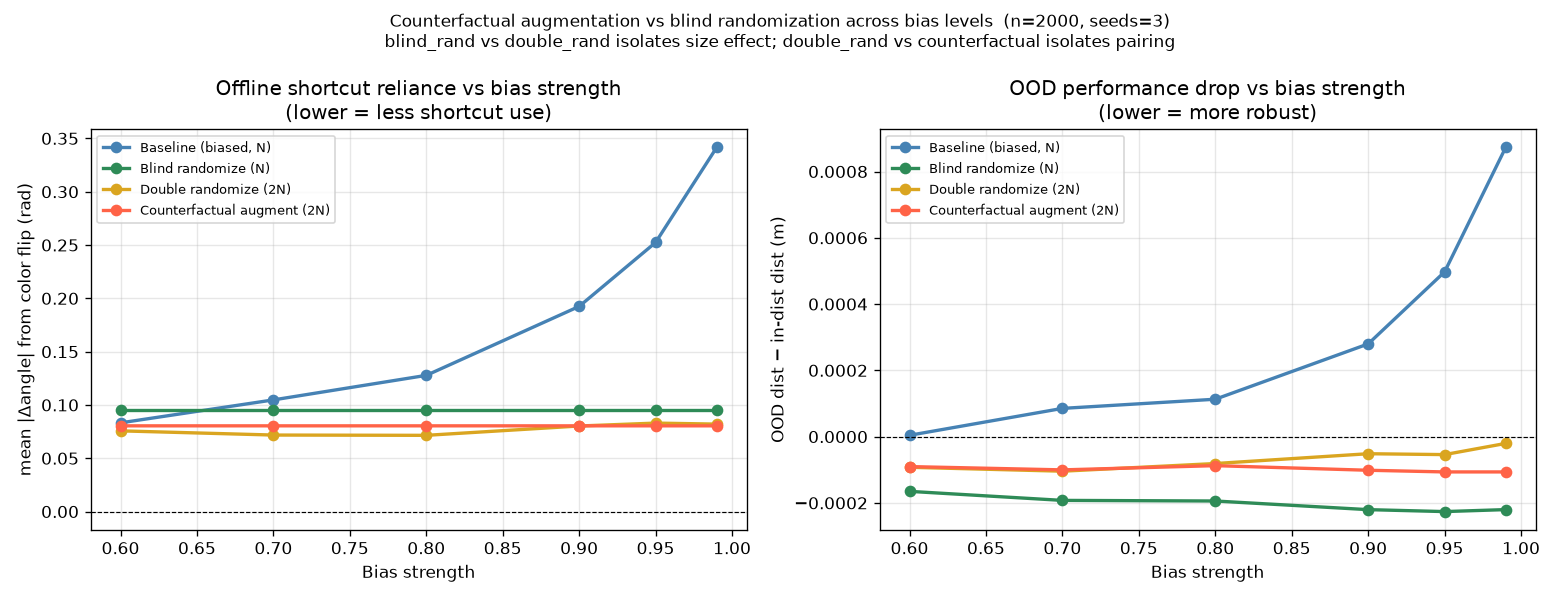

Generate this figure with Python:
"""
Counterfactual augmentation vs blind randomization
===================================================
Trains BC under four data conditions on the same correlated dataset and
compares shortcut reliance and OOD robustness:

  baseline       – raw correlated data, no intervention              (N samples)
  blind_rand     – color_marker replaced with uniform random bits    (N samples)
  double_rand    – original + a randomized copy, same labels         (2N samples)
  counterfactual – each sample paired with its color-flipped twin    (2N samples)

baseline vs blind_rand   → effect of removing the spurious correlation (N vs N)
double_rand vs blind_rand → effect of dataset size alone              (2N vs N)
counterfactual vs double_rand → effect of causal pairing structure    (2N vs 2N)

Reliance is measured via color_flip_test on the *original* correlated X so
the comparison is fair across conditions.
OOD drop = ood_dist - in_dist_dist  (positive = worse OOD, i.e. more shortcut use)
"""

import numpy as np
import pandas as pd
import torch
import matplotlib.pyplot as plt
from blockPush import BlockPushEnv
from collectdata import collect_dataset
from push_policy import train_bc
from attribution import color_flip_test
from pre_OOD_evaluation import evaluate_policy_v2

# ── Augmentation helpers ─────────────────────────────────────────────────────

def counterfactual_augment(X, y):
    """Double the dataset: every sample paired with its color-flipped twin, same label."""
    X_flip = X.copy()
    X_flip[:, 6] = 1.0 - X_flip[:, 6]          # flip binary color_marker (index 6)
    return np.concatenate([X, X_flip]), np.concatenate([y, y])


def blind_randomize(X, y, rng):
    """Replace color_marker with i.i.d. Bernoulli(0.5), breaking the spurious correlation."""
    X_rand = X.copy()
    X_rand[:, 6] = rng.integers(0, 2, size=len(X)).astype(np.float32)
    return X_rand, y


def double_randomize(X, y, rng):
    """Double the dataset: original + a copy with color_marker randomized, same labels.

    Matches counterfactual's 2N size without the causal pairing structure, so
    counterfactual vs double_rand isolates pairing benefit from dataset-size benefit.
    """
    X_rand = X.copy()
    X_rand[:, 6] = rng.integers(0, 2, size=len(X)).astype(np.float32)
    return np.concatenate([X, X_rand]), np.concatenate([y, y])


# ── Experiment parameters ────────────────────────────────────────────────────

BIAS_STRENGTHS = [0.6, 0.7, 0.8, 0.9, 0.95, 0.99]  # match existing sweep scripts
N_SAMPLES      = 2000   # dataset size per seed
N_SEEDS        = 3      # independent repetitions per bias level
N_EPISODES     = 100    # episodes per OOD evaluation
EPOCHS         = 200    # BC training epochs

conditions = ["baseline", "blind_rand", "double_rand", "counterfactual"]
results    = []

# ── Main loop ────────────────────────────────────────────────────────────────

for bias in BIAS_STRENGTHS:
    for seed in range(N_SEEDS):
        torch.manual_seed(seed)
        np.random.seed(seed)
        rng = np.random.default_rng(seed)

        # Collect one correlated dataset; all three conditions share this base data
        env = BlockPushEnv(gui=False, randomize=True,
                           spurious_correlated=True, bias_strength=bias)
        X, y = collect_dataset(env, n_samples=N_SAMPLES)
        env.close()

        datasets = {
            "baseline":       (X,                                y),
            "blind_rand":     blind_randomize(X,       y, rng),
            "double_rand":    double_randomize(X,      y, rng),
            "counterfactual": counterfactual_augment(X, y),
        }

        for cond, (X_train, y_train) in datasets.items():
            print(f"\nbias={bias}  seed={seed}  condition={cond}  n_train={len(X_train)}")
            model, _ = train_bc(X_train, y_train, epochs=EPOCHS)

            # Reliance measured on original correlated X (fair comparison across conditions)
            reliance = color_flip_test(model, X).mean()

            in_dist, _ = evaluate_policy_v2(model, spurious_correlated=True,
                                            bias_strength=bias, n_episodes=N_EPISODES)
            ood, _     = evaluate_policy_v2(model, spurious_correlated=False,
                                            bias_strength=bias, n_episodes=N_EPISODES)
            drop = ood - in_dist   # positive → worse on OOD

            results.append(dict(bias=bias, seed=seed, condition=cond,
                                reliance=reliance, in_dist=in_dist, ood=ood, drop=drop))
            print(f"  reliance={reliance:.4f}  in_dist={in_dist:.4f}  "
                  f"ood={ood:.4f}  drop={drop:+.4f}")

# ── Summary table ────────────────────────────────────────────────────────────

df = pd.DataFrame(results)
df.to_csv("counterfactual_comparison.csv", index=False)

print("\n=== Summary (mean ± std across seeds, per bias level) ===")
summary = df.groupby(["bias", "condition"])[["reliance", "drop"]].agg(["mean", "std"])
summary.columns = [f"{m}_{s}" for m, s in summary.columns]
print(summary.to_string(float_format="{:.4f}".format))

# ── Plot: reliance and OOD drop vs bias strength ─────────────────────────────

order  = ["baseline", "blind_rand", "double_rand", "counterfactual"]
colors = {"baseline": "steelblue", "blind_rand": "seagreen",
          "double_rand": "goldenrod", "counterfactual": "tomato"}
labels = {"baseline":       "Baseline (biased, N)",
          "blind_rand":     "Blind randomize (N)",
          "double_rand":    "Double randomize (2N)",
          "counterfactual": "Counterfactual augment (2N)"}

agg = df.groupby(["bias", "condition"])[["reliance", "drop"]].mean().reset_index()

fig, axes = plt.subplots(1, 2, figsize=(13, 5))

for ax, metric, ylabel, title in [
    (axes[0], "reliance", "mean |Δangle| from color flip (rad)",
     "Offline shortcut reliance vs bias strength\n(lower = less shortcut use)"),
    (axes[1], "drop",     "OOD dist − in-dist dist (m)",
     "OOD performance drop vs bias strength\n(lower = more robust)"),
]:
    for cond in order:
        sub = agg[agg.condition == cond].sort_values("bias")
        ax.plot(sub["bias"], sub[metric], marker="o", label=labels[cond],
                color=colors[cond], linewidth=2)
    ax.set_xlabel("Bias strength")
    ax.set_ylabel(ylabel)
    ax.set_title(title)
    ax.axhline(0, color="k", lw=0.7, ls="--")
    ax.legend(fontsize=8)
    ax.grid(alpha=0.3)

plt.suptitle(
    f"Counterfactual augmentation vs blind randomization across bias levels  "
    f"(n={N_SAMPLES}, seeds={N_SEEDS})\n"
    f"blind_rand vs double_rand isolates size effect; double_rand vs counterfactual isolates pairing",
    fontsize=10
)
plt.tight_layout()
plt.savefig("counterfactual_comparison.png", dpi=120)
plt.show()
print("Saved counterfactual_comparison.png")
